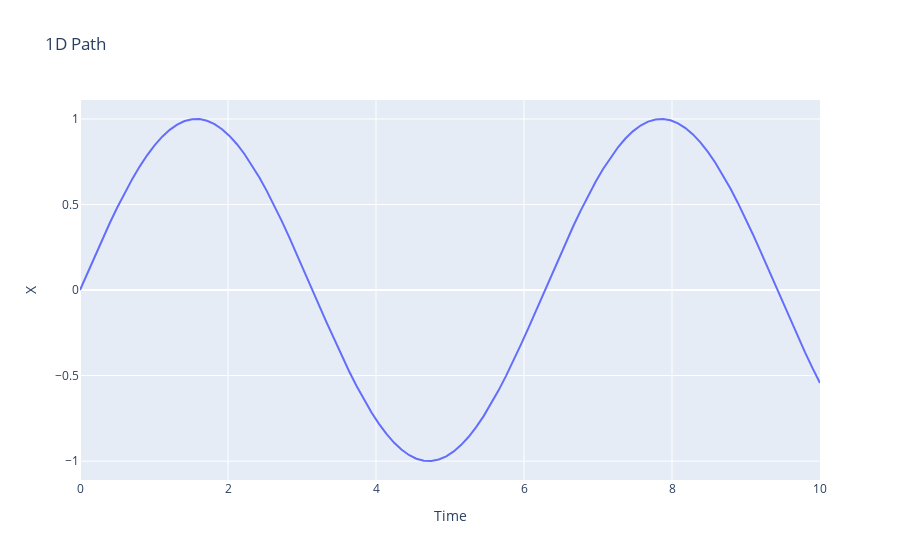

The code cell stored with this chart in its notebook:
### Markdown cell above
# Caminho em 1 Dimensão
Um caminho em 1D pode ser visualizado como uma linha ao longo de um eixo.

### Code cell
# 1D: Linha em 1 dimensão
fig_1d = go.Figure()
fig_1d.add_trace(go.Scatter(x=t, y=x, mode="lines", name="1D Path"))
fig_1d.update_layout(title="1D Path", xaxis_title="Time", yaxis_title="X")
